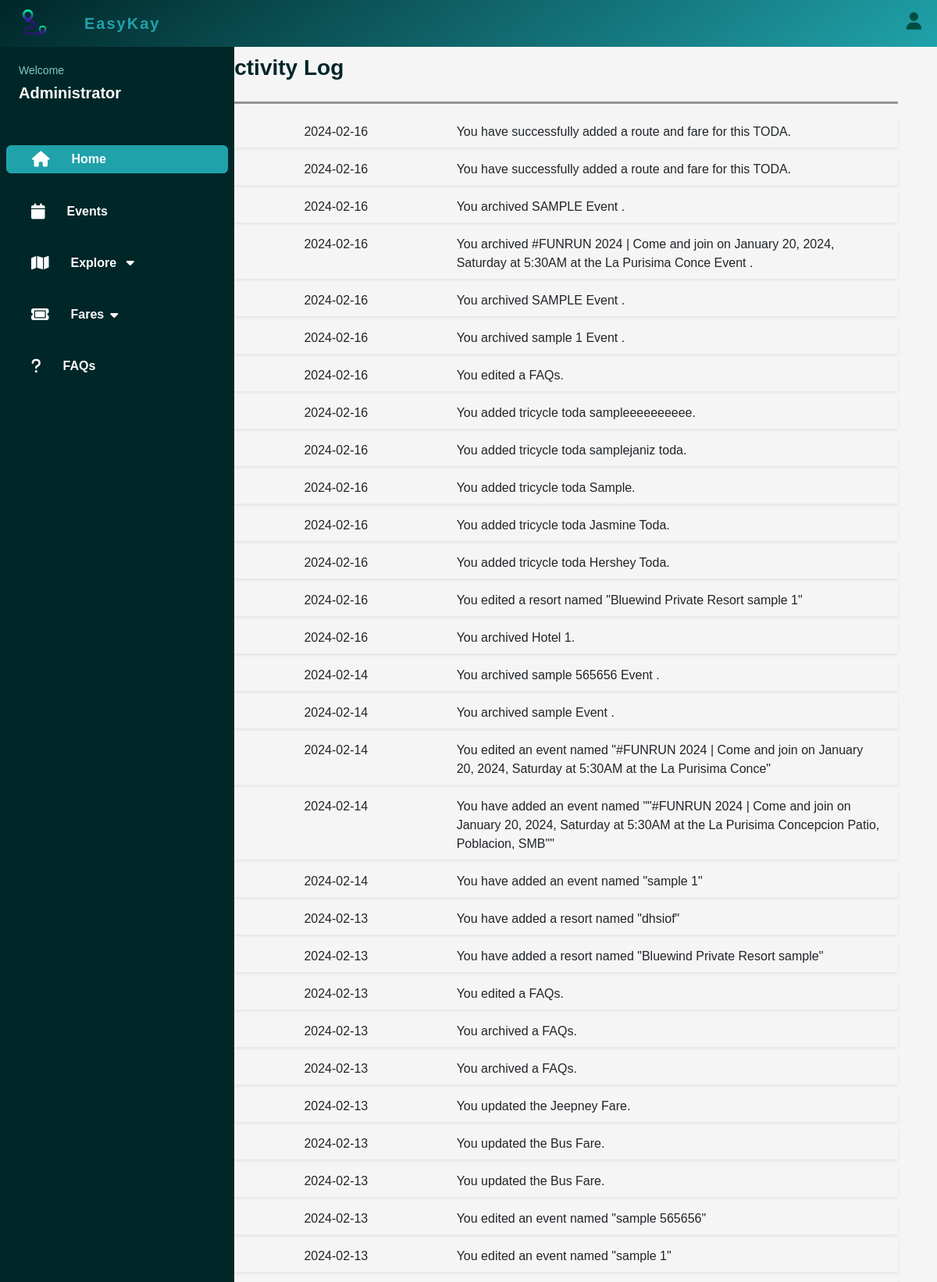
Screenshot of /admin-2/ad_home.php (signed in, upper part) with the database file from the repository.
### tables this page shows
CREATE TABLE `tb_activity_log` (
  `log_id` varchar(15) NOT NULL,
  `log_activity_id` varchar(25) NOT NULL,
  `log_date` date NOT NULL,
  `log_message` varchar(255) NOT NULL
);

### admin-2/ad_home.php (the view, shortened to what this page needs)
<?php
    include "../connection.php";
    $rows = mysqli_query($conn, "SELECT * FROM tb_activity_log ORDER BY log_id DESC");
?>
<!DOCTYPE html>
<html lang="en">
<head>
    <link href="https://cdn.jsdelivr.net/npm/bootstrap@5.2.3/dist/css/bootstrap.min.css" rel="stylesheet">
    <link rel="stylesheet" type="text/css" href="home_2.css">
</head>
<body>
    <div class="wrapper">
        <div class="top_navbar">
            <div class="hamburger mx-3">
                <div class="nav-icon d-flex justify-content-center"><img class="" src="../images/logo.png" alt=""></div>
            </div>
            <div class="menu">
                <div class="logo">
                    EasyKay
                </div>
                <div class="right_menu">
                    <ul>
                        <li><i class="fas fa-user"></i>
                    </ul>
                </div>
            </div>
        </div>
        <div class="main_container">
            <div class="sidebar">
                <div class="sidebar__inner">
                    <div class="profile mx-4">
                        <div class="profile_info">
                            <p>Welcome</p>
                            <p class="profile_name fs-5"><b>Administrator</b></p>
                        </div>
                    </div>
                    <ul class="nav nav-pills flex-column mt-2 mt-sm-0" id="menu">
                        <li class="nav-item my-2">
                            <a class="nav-link side-active" href="ad_home.php">
                                <span class= "icon"><i class="fa-solid fa-house"></i></span>
                                <span class="title ms-2">Home</span>
                            </a>
                        </li>
                        <li class="nav-item my-2">
                            <a class="nav-link" href="events/ad_event.php">
                                <span class= "icon"><i class="fa-solid fa-calendar"></i></span>
                                <span class=" title ms-2">Events</span>
                            </a>
                        </li>
                        <li class="nav-item disabled my-2">
                            <a class="nav-link" href="#exploresidemenu" data-bs-toggle="collapse">
                                <span class= "icon"><i class="fa-solid fa-map"></i></span>
                                <span class="title ms-2">Explore  <i class="fa-solid fa-caret-down ms-2"></i></span>
                            </a>
                        </li>
                        <li class="nav-item my-2">
                            <a class="nav-link" href="#faressidemenu" data-bs-toggle="collapse">
                                <span class= "icon"><i class="fa-solid fa-ticket"></i></span>
                                <span class="title ms-2">Fares</span>
                                <i class="fa-solid fa-caret-down ms-2"></i>
                            </a>
                        </li>
                        <li class="nav-item my-2">
                            <a class="nav-link" href="faqs/ad_faqs.php">
                                <span class= "icon"><i class="fa-solid fa-question"></i></span>
                                <span class="title ms-2">FAQs</span>
                            </a>
                        </li>
                    </ul>
                </div>
            </div>
        </div>
        <div class="containter">
            <div class="col-lg-10 float-end">
                <div class="home">
                    <div class="row">
                        <div class="col-10">
                            <h3 class="title mb-3">Activity Log</h3>
                        </div>
                    </div>
                    <div class="horizontal-line">
                        <span class="line"></span>
                    </div>
                    <div class="mt-3">
                    <?php foreach($rows as $row) :
                ?>
                <div class="row logs mx-auto my-2 p-2 shadow-sm">
                    <div class="col-4 text-center">
                        <span><?php echo $row['log_date']; ?></span>
                    </div>
                    <div class="col-8">
                        <span><?php echo $row['log_message']; ?></span>
                    </div>
                </div>
            <?php endforeach; ?>
                </div></div>
            </div>
        </div>
    </div>
</body>
</html>

### admin-2/home_2.css (style rules this page uses)
.home { margin: 7% 5% 7% 8%; }
.title { color: #002628; font-weight: 600; }
.horizontal-line { display: flex; align-items: center; margin: 10px 0 ; }
.line { flex: 1; border-top: 3px solid rgba(51, 51, 51, 0.5); }

### admin-2/ad_side_2.css (style rules this page uses)
* { margin: 0; padding: 0; list-style: none; box-sizing: border-box; text-decoration: none; font-family: 'Montserrat', sans-serif; }
body { background-color: #f5f5f5; }
.wrapper { width: 100%; height: 100%; }
.top_navbar { background-image: linear-gradient(144deg,#002628, #106469 50%,#20A2AA); height: 60px; display: flex; position: fixed; width: 100%; top: 0; z-index: 1000; }
.hamburger .nav-icon img { width: 40px; height: 40px; margin:8px; }
.top_navbar .menu { width: calc(100% - 80px); height: 100%; display: flex; justify-content: space-between; align-items: center; padding: 0 20px; }
.side-active { background-color: #fdfdfd; }
.top_navbar .menu .logo { color: #20A2AA; font-size: 20px; font-weight: 600; letter-spacing: 2px; }
.top_navbar .menu .right_menu ul { display: flex; }
.top_navbar .menu .right_menu ul li { position: relative; margin-top: 14px; }
.top_navbar .menu .right_menu ul li .fas { font-size: 22px; cursor: pointer; color: #004D40; }
.main_container .sidebar { position: fixed; top: 60px; left: 0; width: 300px; height: 100%; background: #002628; transition: all 0.3s ease; }
.main_container .sidebar .sidebar__inner { position: relative; }
.main_container .sidebar .profile { display: flex; align-items: center; color: #fff; padding: 20px 0; white-space: nowrap; transition: all 0.3s ease; }
.main_container .sidebar .profile p:first-child { font-size: 14px; color: #80CBC4; margin-bottom: 3px; }
.main_container .sidebar ul li a { color: #fdfdfd; font-size: 16px; padding: 5px 32px; white-space: nowrap; display: flex; align-items: center; margin-bottom: 1px; transition: all 0.3s ease; margin: 8px; }
.main_container .sidebar ul li a .icon { margin-right: 20px; font-size: 20px; display: flex; align-items: center; }
.main_container .sidebar ul li a span { display: inline-block; color: #fdfdfd }
.side-active { border: 1px solid #20A2AA !important; background: #20A2AA!important; color: #fdfdfd; }

### rows the page displays
tb_activity_log: log_date "2024-02-16", log_message "You have successfully added a route and fare for this TODA."
tb_activity_log: log_date "2024-02-16", log_message "You have successfully added a route and fare for this TODA."
tb_activity_log: log_date "2024-02-16", log_message "You archived SAMPLE Event ."
tb_activity_log: log_date "2024-02-16", log_message "You archived #FUNRUN 2024 | Come and join on January 20, 2024, Saturday at 5:30AM at the La Purisima Conce Event ."
tb_activity_log: log_date "2024-02-16", log_message "You archived SAMPLE Event ."
tb_activity_log: log_date "2024-02-16", log_message "You archived sample 1 Event ."
tb_activity_log: log_date "2024-02-16", log_message "You edited a FAQs."
tb_activity_log: log_date "2024-02-16", log_message "You added tricycle toda sampleeeeeeeeee."
tb_activity_log: log_date "2024-02-16", log_message "You added tricycle toda samplejaniz toda."
tb_activity_log: log_date "2024-02-16", log_message "You added tricycle toda Sample."
tb_activity_log: log_date "2024-02-16", log_message "You added tricycle toda Jasmine Toda."
tb_activity_log: log_date "2024-02-16", log_message "You added tricycle toda Hershey Toda."
tb_activity_log: log_date "2024-02-16", log_message "You edited a resort named \"Bluewind Private Resort sample 1\""
tb_activity_log: log_date "2024-02-16", log_message "You archived Hotel 1."
tb_activity_log: log_date "2024-02-14", log_message "You archived sample 565656 Event ."
tb_activity_log: log_date "2024-02-14", log_message "You archived sample Event ."
tb_activity_log: log_date "2024-02-14", log_message "You edited an event named \"#FUNRUN 2024 | Come and join on January 20, 2024, Saturday at 5:30AM at the La Purisima Conce\""
tb_activity_log: log_date "2024-02-14", log_message "You have added an event named \"\"#FUNRUN 2024 | Come and join on January 20, 2024, Saturday at 5:30AM at the La Purisima Concepcion Patio, Poblacion, SMB\"\""
tb_activity_log: log_date "2024-02-14", log_message "You have added an event named \"sample 1\""
tb_activity_log: log_date "2024-02-13", log_message "You have added a resort named \"dhsiof\""
tb_activity_log: log_date "2024-02-13", log_message "You have added a resort named \"Bluewind Private Resort sample\""
tb_activity_log: log_date "2024-02-13", log_message "You edited a FAQs."
tb_activity_log: log_date "2024-02-13", log_message "You archived a FAQs."
tb_activity_log: log_date "2024-02-13", log_message "You archived a FAQs."
tb_activity_log: log_date "2024-02-13", log_message "You updated the Jeepney Fare."
tb_activity_log: log_date "2024-02-13", log_message "You updated the Bus Fare."
tb_activity_log: log_date "2024-02-13", log_message "You updated the Bus Fare."
tb_activity_log: log_date "2024-02-13", log_message "You edited an event named \"sample 565656\""
tb_activity_log: log_date "2024-02-13", log_message "You edited an event named \"sample 1\""
